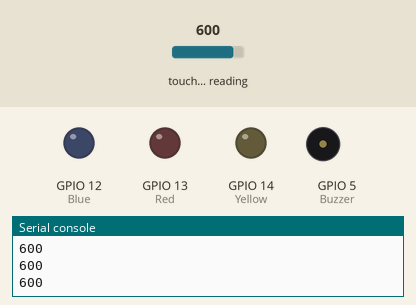
Bench run of a program on a simulated ESP32 board running MicroPython. Parts: output pins drawn as LEDs (lit = HIGH), buzzer (waves = sounding, pin HIGH), the last lines printed to the serial console. Dashed ring = blinking. The test bench sets the inputs (shaded band); at power-on: touch-pad reading 600.

Above: at 1.2 s.
1.3 s: touch-pad reading set to 511
3.2 s: touch-pad reading set to 489
At 4.7 s:
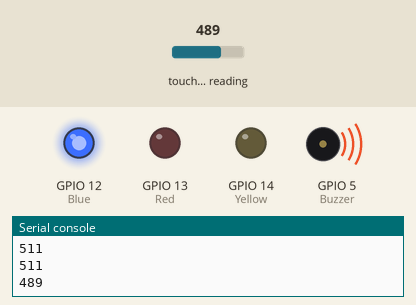
6.2 s: touch-pad reading set to 212
At 7.8 s:
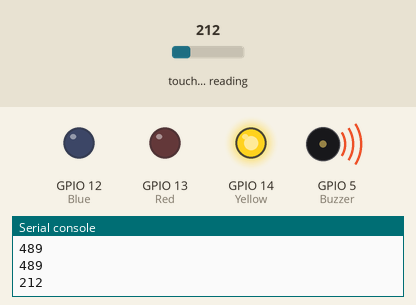
9.2 s: touch-pad reading set to 375
At 10.5 s:
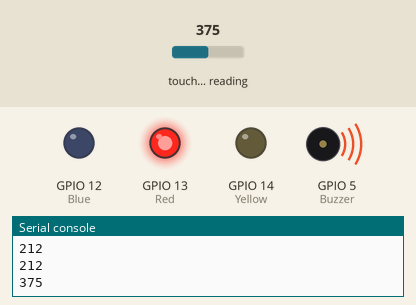
12.2 s: touch-pad reading set to 63
At 13.6 s:
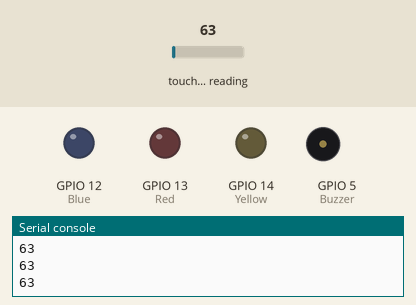
14.0 s: touch-pad reading set to 190
15.7 s: touch-pad reading set to 210
At 17.3 s:
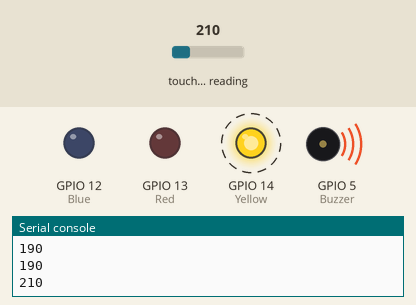
Timing chart, 0 to 19.7 s (numbered marks = the images above; inputs shaded):
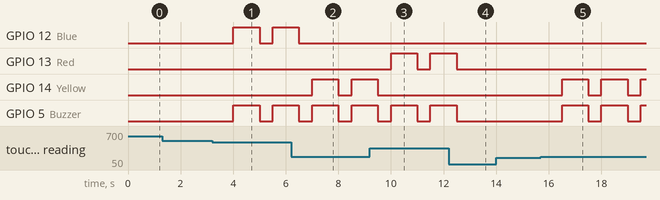

The program:

paani_ko_chalna.py
```python
from machine import Pin, TouchPad
import time

TestWire = TouchPad(Pin(4))
Red = Pin(13, Pin.OUT) #distilled
Blue = Pin(12, Pin.OUT) #salt
Yellow = Pin(14, Pin.OUT) #sugar
#Green = Pin(27, Pin.OUT) #soap
Buzzer = Pin (5, Pin.OUT)

Buzzer.value(0)

while True:
    Cap = TestWire.read()
    print(Cap)
    time.sleep(0.5)

    if (430<Cap<500):
        Blue.value(1)
        Buzzer.value(1)
        time.sleep(1)
        Buzzer.value(0)
        Blue.value(0)

    if (350<Cap<430):
        Red.value(1)
        Buzzer.value(1)
        time.sleep(1)
        Buzzer.value(0)
        Red.value(0)

    if (200<Cap<350):
        Yellow.value(1)
        Buzzer.value(1)
        time.sleep(1)
        Buzzer.value(0)
        Yellow.value(0)
```

Measured:
- the behaviour switches between 500 and 499 on touch-pad reading (found by bisection; images 0 and 1)
- the behaviour switches between 200 and 201 on touch-pad reading (found by bisection; images 4 and 5)
- after the input at 3.2 s, GPIO 12 (Blue), GPIO 5 (Buzzer): LOW → HIGH after 0.80 s, → LOW 1.0 s later, → HIGH 0.50 s later
- after the input at 6.2 s, GPIO 12 (Blue): goes on until 6.5 s, then stays LOW; GPIO 14 (Yellow): LOW → HIGH after 0.80 s, → LOW 1.0 s later, → HIGH 0.50 s later
- after the input at 9.2 s, GPIO 13 (Red): LOW → HIGH after 0.80 s, → LOW 1.0 s later, → HIGH 0.50 s later; GPIO 14 (Yellow): goes on until 9.5 s, then stays LOW
- after the input at 12.2 s, GPIO 13 (Red), GPIO 5 (Buzzer): goes on until 12.5 s, then stays LOW
- after the input at 15.7 s, GPIO 14 (Yellow), GPIO 5 (Buzzer): alternates HIGH for 1.0 s and LOW for 0.50 s, starting after 0.81 s
